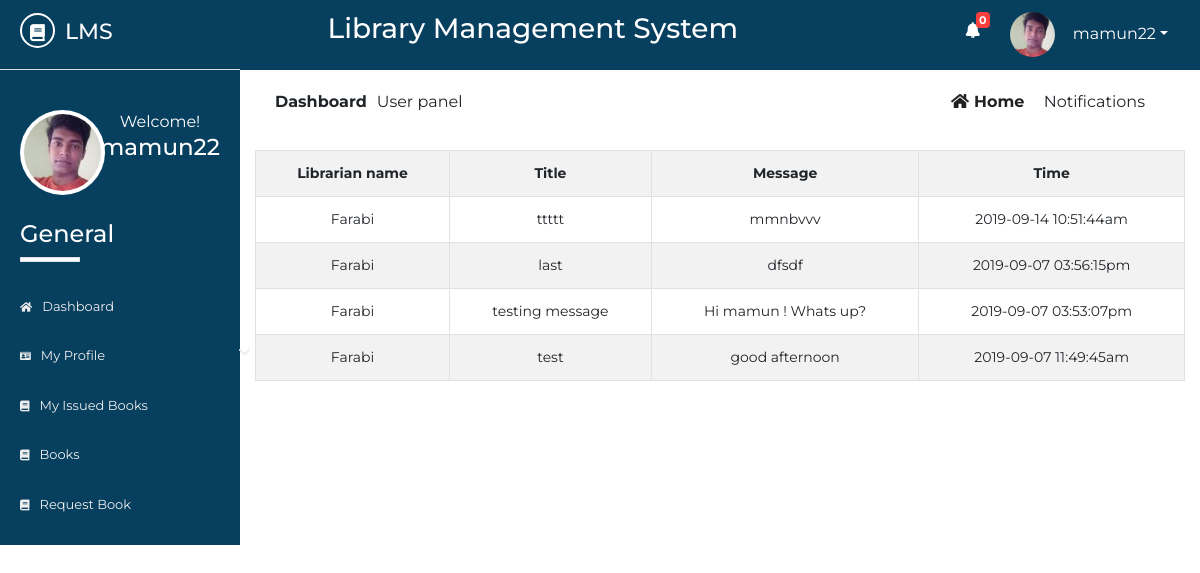
The page /user/student/notifications.php (signed in) on the database its author committed.
### tables this page shows
CREATE TABLE `std_registration` (
  `id` int(10) NOT NULL,
  `name` varchar(50) NOT NULL,
  `username` varchar(50) NOT NULL,
  `password` varchar(50) NOT NULL,
  `email` varchar(50) NOT NULL,
  `phone` varchar(50) NOT NULL,
  `sem` varchar(10) NOT NULL,
  `dept` varchar(10) NOT NULL,
  `session` varchar(5) NOT NULL,
  `regno` varchar(20) NOT NULL,
  `address` varchar(100) NOT NULL,
  `utype` varchar(7) NOT NULL,
  `photo` varchar(500) NOT NULL,
  `status` varchar(7) NOT NULL,
  `vkey` varchar(250) NOT NULL,
  `verified` varchar(3) NOT NULL
);

CREATE TABLE `message` (
  `id` int(10) NOT NULL,
  `susername` varchar(50) NOT NULL,
  `rusername` varchar(50) NOT NULL,
  `title` varchar(100) NOT NULL,
  `msg` varchar(300) NOT NULL,
  `read1` varchar(10) NOT NULL,
  `time` varchar(100) NOT NULL
);

CREATE TABLE `lib_registration` (
  `id` int(2) NOT NULL,
  `name` varchar(50) NOT NULL,
  `username` varchar(20) NOT NULL,
  `password` varchar(20) NOT NULL,
  `email` varchar(50) NOT NULL,
  `phone` varchar(20) NOT NULL,
  `address` varchar(100) NOT NULL,
  `photo` varchar(500) NOT NULL,
  `status` varchar(7) NOT NULL
);

### user/student/notifications.php (the view, shortened to what this page needs)
           <?php
       include 'inc/header.php';
       include 'inc/connection.php';
       mysqli_query($link,"update message set read1='y' where rusername='$_SESSION[student]'");
    ?>
<div class="dashboard-content">
	<div class="dashboard-header">
		<div class="container">
			<div class="row">
				<div class="col-md-6">
					<div class="left">
						<p><span>dashboard</span>User panel</p>
					</div>
				</div>
				<div class="col-md-6">
					<div class="right text-right">
						<a href="dashboard.php"><i class="fas fa-home"></i>home</a>
						<span class="disabled">notifications</span>
					</div>
				</div>
                   <div class="col-md-12">
                       <table class="table table-bordered text-center table-striped">
                           <tr>
                               <th>Librarian name</th>
                               <th>Title</th>
                               <th>Message</th>
                               <th>Time</th>
                           </tr>
                           <?php
                                $res=mysqli_query($link,"select * from message where rusername='$_SESSION[student]' order by id desc");
                                 while ($row = mysqli_fetch_array($res)){
                                      $res1=mysqli_query($link,"select * from lib_registration where username='$row[susername]'");
                                      while ($row1 = mysqli_fetch_array($res1)){
                                          $name = $row1["name"];
                                      }
                                       echo "<tr>";
                                       echo "<td>"; echo $name; echo "</td>";
                                       echo "<td>"; echo $row["title"]; echo "</td>";
                                       echo "<td>"; echo $row["msg"]; echo "</td>";
                                       echo "<td>"; echo $row["time"]; echo "</td>";
                                       echo "</tr>";
                                 }
                            ?>
                       </table>
                   </div>
			</div>
		</div>
	</div>
</div>
     <?php
          include 'inc/footer.php';
      ?>

### user/student/inc/header.php (shortened to what this page needs)
<?php
include 'inc/connection.php';
    $res = mysqli_query($link,"select * from message where rusername='$_SESSION[student]' && read1='n'");
    $not= mysqli_num_rows($res);
?>
<!DOCTYPE html>
<html lang="en">
<head>
	<link rel="stylesheet" href="inc/css/bootstrap.min.css">
	<link rel="stylesheet" href="inc/css/bootstrap-select.min.css">
	<link rel="stylesheet" href="inc/css/fontawesome-all.min.css">
	<link rel="stylesheet" href="inc/css/datatables.min.css">
	<link rel="stylesheet" href="inc/css/pro1.css">
</head>
<body>
	<div class="main-content">
		<div class="wrapper">
			<div class="left-sidebar">
				<div class="p-title">
					<h3><a href=""><i class="fas fa-book"></i><span>lms</span></a></h3>
				</div>
				<div class="profile">
					<div class="profile-pic">
						<?php
                            $res = mysqli_query($link, "select * from std_registration where username='".$_SESSION['student']."'");
                            while ($row = mysqli_fetch_array($res)){
                                ?><img src="<?php echo $row["photo"]; ?> " height="" width="" alt="something wrong" class="rounded-circle"></a> <?php
                            }
                        ?>
					</div>
					<div class="profile-info text-center">
						<span>Welcome!</span>
						<h2><?php echo $_SESSION["student"]; ?></h2>
					</div>
				</div>
				<div class="sidebar-menu">
					<h3>General</h3>
					<div class="border"></div>
	                <ul>
	                    <li class="menu <?php if($page=='home'){ echo 'active';} ?>">
      						<a href="dashboard.php"><i class="fas fa-home"></i>Dashboard</a>
    					</li>
    				    <li class="menu menu-toggle1">
      						<a href="#"><i class="fas fa-id-card"></i>My profile <span class="fa fa-chevron-down"></span></a>
	   					</li>
    					<li class="menu <?php if($page=='ibook'){ echo 'active';} ?>">
      						<a href="my-issued-books.php"><i class="fas fa-book"></i>my issued books</a>
    					</li>
    					<li class="menu <?php if($page=='books'){ echo 'active';} ?>">
      						<a href="books.php"><i class="fas fa-book"></i>books</a>
    					</li>
    					<li class="menu <?php if($page=='rbook'){ echo 'active';} ?>">
      						<a href="request-book.php"><i class="fas fa-book"></i>request book</a>
    					</li>
    				</ul>
				</div>
			</div>
			<div class="content">
				<div class="inner">
					<div class="heading text-center">
						<h3>Library Management System</h3>
					</div>
					<div class="header-profile text-right">
						<ul>
							<li class="icon">
								<a href="notifications.php" ><i class="fas fa-bell"></i></a>
								<span class="count" onclick="window.location='notifications.php'"><b><?php echo $not; ?></b></span>
							</li>
							<li class="dropdown">
								 <?php
                                     $res = mysqli_query($link, "select * from std_registration where username='".$_SESSION['student']."'");
                                     while ($row = mysqli_fetch_array($res)){
                                         ?><a href="" class="dropdown-toggle" data-toggle="dropdown"><img src="<?php echo $row["photo"]; ?>" alt=""><span><?php echo $_SESSION["student"]; ?></span></a> <?php
                                     }
                                ?>
							</li>
						</ul>
					</div>
				</div>

### user/student/inc/css/pro1.css (style rules this page uses)
* { margin: 0; padding: 0; }
body { font-family: 'Montserrat', sans-serif; }
.border { width: 60px; height: 5px; background: #fff; }
.main-content { width: 100%; height: auto; overflow: hidden; }
.main-content .left-sidebar { width: 20%; height: auto; background: #073f5f; float: left; }
.main-content .left-sidebar .p-title { width: 100%; padding: 13px; padding-left: 20px; background: #073f5f; border-bottom: 1px solid #ddd; }
.main-content .p-title a { text-decoration: none; color: #fff; font-size: 22px; text-transform: uppercase; }
.main-content .p-title a i { width: 35px; height: 35px; line-height: 35px; text-align: center; font-size: 17px; border-radius: 50%; border: 2px solid #fff; }
.main-content .p-title a span { margin-left: 10px; }
.main-content .left-sidebar .profile { width: 100%; padding: 20px; margin-top: 0; padding-top: 0; }
.main-content .left-sidebar .profile .profile-pic { width: 40%; float: left; }
.main-content .left-sidebar .profile img { width: 85px; height: 85px; position: inherit; padding: 4px; background: #fff; overflow: hidden; }
.main-content .left-sidebar .profile .profile-info { width: 60%; float: left; color: #fff; }
.main-content .left-sidebar .profile .profile-info h2 { font-size: 23px; }
.sidebar-menu { color: #fff; width: 100%; padding-top: 60px; padding-left: 0; }
.sidebar-menu h3 { margin-left: 20px; font-size: 24px; }
.sidebar-menu .border { margin-left: 20px; margin-bottom: 20px; }
.sidebar-menu ul li a { text-decoration: none; color: #eee; width: 270px; padding: 15px 20px; font-size: 13px; display: block; text-transform: capitalize; transition: all .5s ease; }
.sidebar-menu ul { padding-left: 0; }
.sidebar-menu ul li a i { margin-right: 10px; font-size: smaller; }
.sidebar-menu ul li a span { float: right; }
.content { width: 80%; height: auto; float: right; }
.content .inner { width: 100%; height: 70px; background: #073f5f; padding: 12px; }
.content .inner .heading { width: 60%; float: left; color: #fff; }
.content .inner .header-profile { width: calc(40%-20px); float: right; margin-right: 20px; position: relative; }
.content .inner .header-profile .icon i { margin-right: 30px; font-size: 16px; margin-top: 10px; }
.header-profile .dropdown span { color: #fff; margin-left: 10px; }
.header-profile .icon span { color: #fff; position: absolute; left: 10px; top: 0; font-size: 11px; width: 14px; height: 16px; line-height: 16px; text-align: center; border-radius: 4px; background: #FA3E3E; }
.header-profile ul li { list-style: none; float: left; }
.header-profile ul li i { color: #fff; }
.header-profile img { width: 40px; height: 40px; border-radius: 50%; margin-right: 8px; }
.dropdown a { text-decoration: none; color: #fff; }
.dropdown img { width: 45px; height: 45px; border-radius: 50%; }
.dashboard-content { padding-bottom: 30px; }
.dashboard-header .left { padding: 20px; }
.dashboard-header .left p span { text-transform: capitalize; margin-right: 10px; font-weight: bold; }
.dashboard-header .right { padding: 20px; margin-right: 20px; }
.dashboard-header .right a { text-transform: capitalize; text-decoration: none; color: #222; margin-right: 15px; font-weight: bold; }
.dashboard-header .right a i { margin-right: 5px; }
.dashboard-header .right span { text-transform: capitalize; }

### rows shown on the page
std_registration: photo (picture)
message: lib_registration.name "Farabi", title "ttttt", msg "mmnbvvv", time "2019-09-14 10:51:44am"
message: lib_registration.name "Farabi", title "last", msg "dfsdf", time "2019-09-07 03:56:15pm"
message: lib_registration.name "Farabi", title "testing message", msg "Hi mamun ! Whats up?", time "2019-09-07 03:53:07pm"
message: lib_registration.name "Farabi", title "test", msg "good afternoon", time "2019-09-07 11:49:45am"

### other values the page prints
$_SESSION["student"] "mamun22"
$not "0"
